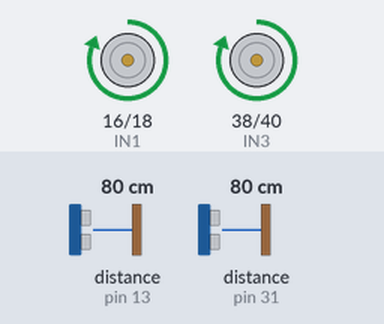
A program run on a simulated Raspberry Pi (header pin numbers). Shown: motor-driver pin pairs drawn as motors (green arrow = first pin HIGH = forward, orange = second pin HIGH = backward, longer = more drive, scaled by the enable pin). The test bench sets the inputs (shaded band); at power-on: distance to the obstacle (sensors on pin 13, pin 31) 80 cm. The echo pulse lasts 58.3 µs per cm; the clock reads 2024-03-15 10:24:30 at power-on unless the program sets it; what the program prints to the terminal is not drawn.

Above: at 1.2 s.
1.3 s: distance to the obstacle (sensor on pin 13) set to 2 cm
At 2.0 s:
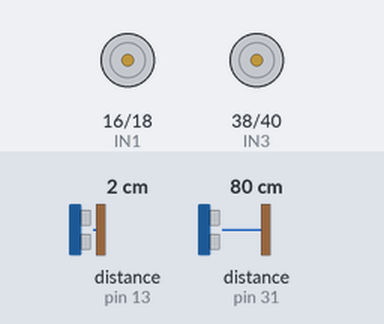
Timing chart, 0 to 4.3 s (numbered marks = the images above; inputs shaded):
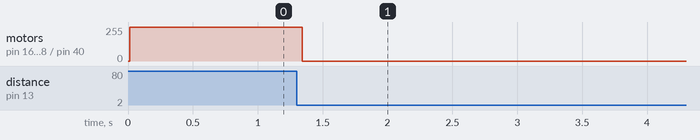

The program:

frenar.py
```python
import RPi.GPIO as GPIO
import time

# Configuración de pines

GPIO.setmode(GPIO.BOARD)
GPIO.setwarnings(False)

# Pines Ultrasonicos (dos sensores adelante)
TRIG1 = 11
ECHO1 = 13
TRIG2 = 29
ECHO2 = 31

# Pines de control para el puente H (L298N)
IN1 = 16
IN2 = 18
IN3 = 38
IN4 = 40
ENA = 15
ENB = 36

# Constantes
DISTANCIA_MINIMA = 75   # cm
VELOCIDAD_MAX = 100     # duty cycle %
INTERVALO = 0.1         # segundos entre mediciones


# Configuración de GPIO
 # Motores
for pin in [IN1, IN2, IN3, IN4, ENA, ENB]:
    GPIO.setup(pin, GPIO.OUT)

 # PWM en pines ENA y ENB
pwmA = GPIO.PWM(ENA, 1000)  # 1 kHz
pwmB = GPIO.PWM(ENB, 1000)

pwmA.start(0)
pwmB.start(0)

 # Sensores ultrasónicos
GPIO.setup(TRIG1, GPIO.OUT)
GPIO.setup(ECHO1, GPIO.IN)
GPIO.setup(TRIG2, GPIO.OUT)
GPIO.setup(ECHO2, GPIO.IN)


# Funciones
def medir_distancia(TRIG, ECHO, timeout=0.02):
    # Enviar pulso
    GPIO.output(TRIG, False)
    time.sleep(0.00005)
    GPIO.output(TRIG, True)
    time.sleep(0.00001)
    GPIO.output(TRIG, False)

    # Esperar a HIGH
    start_time = time.time()
    while GPIO.input(ECHO) == 0:
        pulse_start = time.time()
        if pulse_start - start_time > timeout:
            return None

    # Esperar a LOW
    start_time = time.time()
    while GPIO.input(ECHO) == 1:
        pulse_end = time.time()
        if pulse_end - start_time > timeout:
            return None

    pulse_duration = pulse_end - pulse_start
    distance = pulse_duration * 34300 / 2
    return round(distance, 2)

def adelante(velocidad=VELOCIDAD_MAX):
    GPIO.output(IN1, GPIO.HIGH)
    GPIO.output(IN2, GPIO.LOW)
    GPIO.output(IN3, GPIO.HIGH)
    GPIO.output(IN4, GPIO.LOW)
    pwmA.ChangeDutyCycle(velocidad)
    pwmB.ChangeDutyCycle(velocidad)

def atras(velocidad=VELOCIDAD_MAX):
    GPIO.output(IN1, GPIO.LOW)
    GPIO.output(IN2, GPIO.HIGH)
    GPIO.output(IN3, GPIO.LOW)
    GPIO.output(IN4, GPIO.HIGH)
    pwmA.ChangeDutyCycle(velocidad)
    pwmB.ChangeDutyCycle(velocidad)

def frenar():
    GPIO.output(IN1, GPIO.LOW)
    GPIO.output(IN2, GPIO.LOW)
    GPIO.output(IN3, GPIO.LOW)
    GPIO.output(IN4, GPIO.LOW)
    pwmA.ChangeDutyCycle(0)
    pwmB.ChangeDutyCycle(0)

# Programa principal

try:
    while True:
        d1 = medir_distancia(TRIG1, ECHO1)
        d2 = medir_distancia(TRIG2, ECHO2)

        # Promediar las lecturas válidas
        distancias = [d for d in [d1, d2] if d is not None]
        if distancias:
            distancia_media = sum(distancias) / len(distancias)
        else:
            distancia_media = None

        if distancia_media is not None:
            print(f"Distancia promedio frontal: {distancia_media:.2f} cm")
            if distancia_media <= DISTANCIA_MINIMA:
                print("Obstáculo detectado → FRENAR")
                frenar()
            else:
                print("Avanzando...")
                adelante()
        else:
            print("Sensores fuera de rango → FRENAR")
            frenar()

        print("--------------------------")
        time.sleep(INTERVALO)

except KeyboardInterrupt:
    print("Programa detenido por el usuario")

finally:
    frenar()
    pwmA.stop()
    pwmB.stop()
    GPIO.cleanup()
```

Measured:
- after the input at 1.3 s, motor on pin 16 (IN1) / pin 18 (IN2), motor on pin 38 (IN3) / pin 40 (IN4): forward 255/255 → stopped at once
